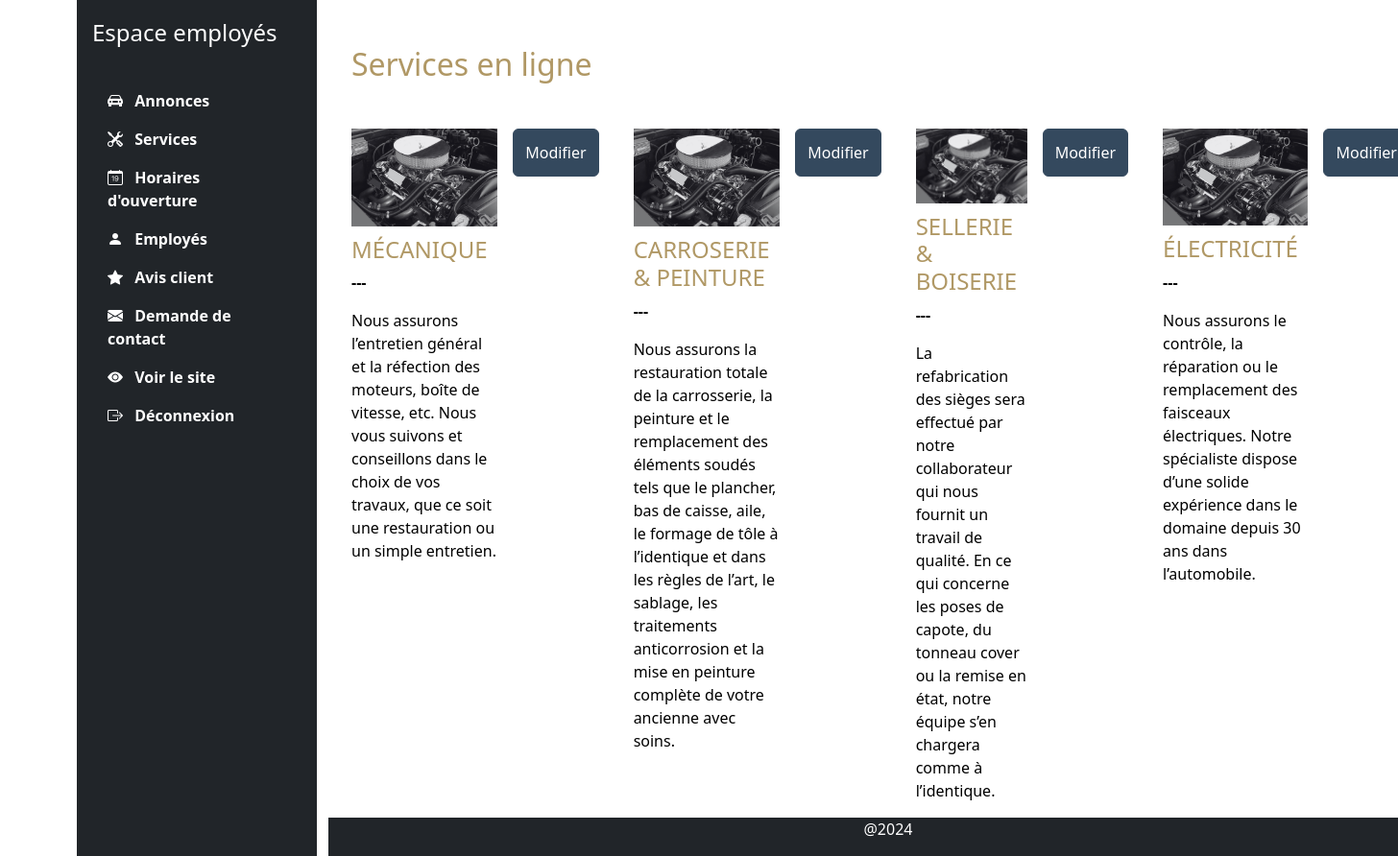
/?controller=service&action=show (signed in), run on the app's committed database.
### tables this page shows
CREATE TABLE Services
(id_service INT AUTO_INCREMENT PRIMARY KEY NOT NULL,
title VARCHAR(50) NOT NULL,
comment VARCHAR(600) NOT NULL,
picture VARCHAR(255) NOT NULL,
id_user INT
);

### index.php (called while the page is built, shortened)
<?php
require_once __DIR__.'/App/Controller/Controller.php';
require_once __DIR__.'/App/Controller/ServiceController.php';
require_once __DIR__.'/App/Db/Mysql.php';
$controller = new Controller();
$controller->route();
?>

### App/Entity/User.php (called while the page is built, shortened)
<?php
class User
{
    public static function adminOnly(): bool
    {
        return $_SESSION['user']['role'] == 'admin';
    }
}

### configDb.php (called while the page is built)
<?php
return [
  'db_name' => 'garage_parrot',
  'db_user' => 'root',
  'db_password' => '',
  'db_port' => '3306',
  'db_host' => 'localhost'
];

### App/Db/Mysql.php (called while the page is built, shortened)
<?php
class Mysql {
    private $db_name;
    private $db_user;
    private $db_password;
    private $db_port;
    private $db_host;
    private $pdo = null;
    private static $_instance = null;
    private function __construct()
    {
      $conf = require_once ('./configDb.php');
      if(isset($conf['db_name'])) {
        $this->db_name = $conf['db_name'];
      }
      if(isset($conf['db_user'])) {
        $this->db_user = $conf['db_user'];
      }
      if(isset($conf['db_password'])) {
        $this->db_password = $conf['db_password'];
      }
      if(isset($conf['db_port'])) {
        $this->db_port = $conf['db_port'];
      }
      if(isset($conf['db_host'])) {
        $this->db_host = $conf['db_host'];
      }
    }
    public static function getInstance():self
    {
      if(is_null(self::$_instance)) {
      self::$_instance = new Mysql();
      }
      return self::$_instance;
    }
    public function getPDO():\PDO
    {
      if(is_null($this->pdo)){
        $this->pdo = new \PDO('mysql:dbname=' . $this->db_name . ';charset=utf8;host=' . $this->db_host.':'.$this->db_port, $this->db_user, $this->db_password);
    }
      return $this->pdo;
    }
}

### App/Repository/Repository.php (called while the page is built, shortened)
<?php
class Repository
{
    public function __construct()
    {
        $mysql = Mysql::getInstance();
        $this->pdo = $mysql->getPDO();
    }
}

### App/Repository/ServicesRepository.php (called while the page is built, shortened)
<?php
require_once('./App/Entity/Service.php');
class ServicesRepository extends Repository
{
  public function getServices(int $limit = null):array
  {
    $sql = "SELECT id_service, title, comment, picture, last_name as author FROM Services
    LEFT JOIN Users ON Services.id_user = Users.id;";
    $query = $this->pdo->prepare($sql);
    $query->execute();
    $response = $query->fetchAll($this->pdo::FETCH_ASSOC);
    $listServices = [];
    foreach ($response as $service) {
      $service = new Service($service['id_service'], $service['title'], $service['comment'], $service['picture']);
      $listServices[] = $service;
    };
    return $listServices;
  }
}

### App/Entity/Service.php (called while the page is built, shortened)
<?php
class Service
{
  protected int $id;
  protected string $title;
  protected string $comment;
  protected string $picture;
  public function __construct(int $id, string $title, string $comment, string $picture)
  {
    $this->id = $id;
    $this->title = $title;
    $this->comment = $comment;
    $this->picture = $picture;
  }
  public function getId(): int
  {
    return $this->id;
  }
  public function getTitleUpperCase(): string
  {
    return mb_strtoupper($this->title);
  }
  public function getComment(): string
  {
    return $this->comment;
  }
  public function getPicture(): string
  {
    return $this->picture;
  }
}

### templates/template/service.php (the view)
<div class="card-service">
  <img src="./assets/images/uploads/<?= $service->getPicture() ?>">
  <h4><?= $service->getTitleUpperCase() ?></h4>
  <p class="fw-bold">---</p>
  <p><?= $service->getComment() ?></p>
</div>

### App/Controller/Controller.php (shortened to what this page needs)
<?php
class Controller
{
    public function route(): void
    {
        try {
            if (isset($_GET['controller'])) {
                switch ($_GET['controller']) {
                    case 'service':
                        $controller = new ServiceController();
                        $controller->route();
                        break;
                }
            } else {
                $controller = new PageController();
                $controller->home();
            }
        } catch (\Exception $e) {
            $this->render('errors/default', [
                'error' => $e->getMessage()
            ]);
        }
    }
    protected function render(string $path, array $params = []): void
    {
        $filePath = _ROOTPATH_ . '/templates/' . $path . '.php';
        try {
            if (!file_exists($filePath)) {
                throw new \Exception("Fichier non trouvé : " . $filePath);
            } else {
                extract($params);
                require_once $filePath;
            }
        } catch (\Exception $e) {
            $this->render('errors/default', [
                'error' => $e->getMessage()
            ]);
        }
    }
}

### App/Controller/ServiceController.php (shortened to what this page needs)
<?php
class ServiceController extends Controller
{
  public function route(): void
  {
    try {
      if (isset($_GET['action'])) {
        switch ($_GET['action']) {
          case 'show':
            $this->showService();
            break;
        }
      } else {
        throw new \Exception("Aucune action détectée");
      }
    } catch (\Exception $e) {
      $this->render('errors/default', [
        'error' => $e->getMessage()
      ]);
    }
  }
  function showService()
  {
    try {
      $serviceRepository = new ServicesRepository();
      $services = $serviceRepository->getServices();
      $this->render('page/adminServices', [
        'services' => $services
      ]);
    } catch (\Exception $e) {
      $this->render('errors/default', [
        'error' => $e->getMessage()
      ]);
    }
  }
}

### templates/headerAdmin.php (shortened to what this page needs)
<?php
require_once './App/Db/Mysql.php';
?>
<!DOCTYPE html>
<html lang="fr">
<head>
  <link rel="stylesheet" href="https://cdn.jsdelivr.net/npm/bootstrap-icons@1.10.0/font/bootstrap-icons.css">
  <link href="https://cdn.jsdelivr.net/npm/bootstrap@5.3.2/dist/css/bootstrap.min.css" rel="stylesheet">
  <link href="./assets/css/override-bootstrap.css" rel="stylesheet">
  <link href="./assets/css/adminStyle.css" rel="stylesheet">
</head>
<body class="min-height-0">
  <div class="container d-flex text-third">
    <div class="d-flex flex-column flex-shrink-0 p-3 text-bg-dark navbar">
      <a href="" class="d-flex align-items-center mb-3 mb-md-0 me-md-auto text-primary text-decoration-none">
        <span class="fs-4">Espace employés</span>
      </a>
      <ul class="nav nav-pills flex-column mb-auto">
        <li>
          <a href="?controller=admin&action=annonces" class="nav-link text-white" aria-label="Annonces">
            <i class="bi bi-car-front-fill pe-2"></i>
            <span>Annonces</span>
          </a>
        </li>
        <?php if (User::adminOnly()) { ?>
          <li>
            <a href="?controller=service&action=show" class="nav-link text-white">
              <i class="bi bi-tools pe-2"></i>
              <span>Services</span>
            </a>
          </li>
          <li>
            <a href="?controller=admin&action=timeTable" class="nav-link text-white">
              <i class="bi bi-calendar-date pe-2"></i>
              <span>Horaires d'ouverture</span>
            </a>
          </li>
          <li>
            <a href="?controller=admin&action=listUser" class="nav-link text-white">
              <i class="bi bi-person-fill pe-2"></i>
              <span>Employés</span>
            </a>
          </li>
        <?php } ?>
        <li>
          <a href="?controller=avis&action=listAvis" class="nav-link text-white">
            <i class="bi bi-star-fill pe-2"></i>
            <span>Avis client</span>
          </a>
        </li>
        <li>
          <a href="?controller=contact&action=listContact" class="nav-link text-white">
            <i class="bi bi-envelope-fill pe-2"></i>
            <span>Demande de contact</span>
          </a>
        </li>
        <li>
          <a href="index.php" class="nav-link text-white">
            <i class="bi bi-eye-fill pe-2"></i>
            <span>Voir le site</span>
          </a>
        </li>
        <li>
          <a href="?controller=auth&action=logout" class="nav-link text-white">
            <i class="bi bi-box-arrow-right pe-2"></i>
            <span>Déconnexion</span>
          </a>
        </li>
      </ul>
    </div>
    <div class="d-flex flex-column flex-grow-1 container">
      <main class="d-flex flex-column px-4 ">

### templates/page/adminServices.php (shortened to what this page needs)
<?php
require_once _ROOTPATH_ . '/templates/headerAdmin.php';
?>
<h2 class="my-5">Services en ligne</h2>
<div class="container-service" id="container-service">
  <?php foreach ($services as $service) { ?>
    <form action="?controller=service&action=edit" method="POST" class="d-flex flex-row">
      <?php require _ROOTPATH_ . '/templates/template/service.php'; ?>
      <input type="submit" value="Modifier" name="modifyService" class="btn btn-primary mx-3" id="<?= $service->getId() ?>">
    </form>
  <?php } ?>
</div>
<?php
require_once _ROOTPATH_ . '/templates/footerAdmin.php';
?>

### templates/footerAdmin.php (shortened to what this page needs)
</main>
<footer class="text-bg-dark text-center">
    <p>@2024</p>
</footer>
</div>
</body>
</html>

### assets/css/adminStyle.css (style rules this page uses)
body { color: black; }
main { width: 100%; min-height: 96vh; }
a span { display: none; }
.navbar { width: 60px; min-height: 100vh; }
@media screen and (min-width: 768px) { .navbar { width: 250px; } }
@media screen and (min-width: 768px) { a span { display: inline; } }
.btn { width: 100px; height: 50px; }

### data on the page
services: picture (placeholder picture), title "MÉCANIQUE", comment "Nous assurons l’entretien général et la réfection des moteurs, boîte de vitesse, etc. Nous vous suivons et conseillons dans le choix de vos travaux, que ce soit une restauration ou un simple entretien."
services: picture (placeholder picture), title "CARROSERIE & PEINTURE", comment "Nous assurons la restauration totale de la carrosserie, la peinture et le remplacement des éléments soudés tels que le plancher, bas de caisse, aile, le formage de tôle à l’identique et dans les règles de l’art, le sablage, les traitements anticorrosion et la mise en peinture complète de votre ancienne avec soins."
services: picture (placeholder picture), title "SELLERIE & BOISERIE", comment "La refabrication des sièges sera effectué par notre collaborateur qui nous fournit un travail de qualité. En ce qui concerne les poses de capote, du tonneau cover ou la remise en état, notre équipe s’en chargera comme à l’identique."
services: picture (placeholder picture), title "ÉLECTRICITÉ", comment "Nous assurons le contrôle, la réparation ou le remplacement des faisceaux électriques. Notre spécialiste dispose d’une solide expérience dans le domaine depuis 30 ans dans l’automobile."
